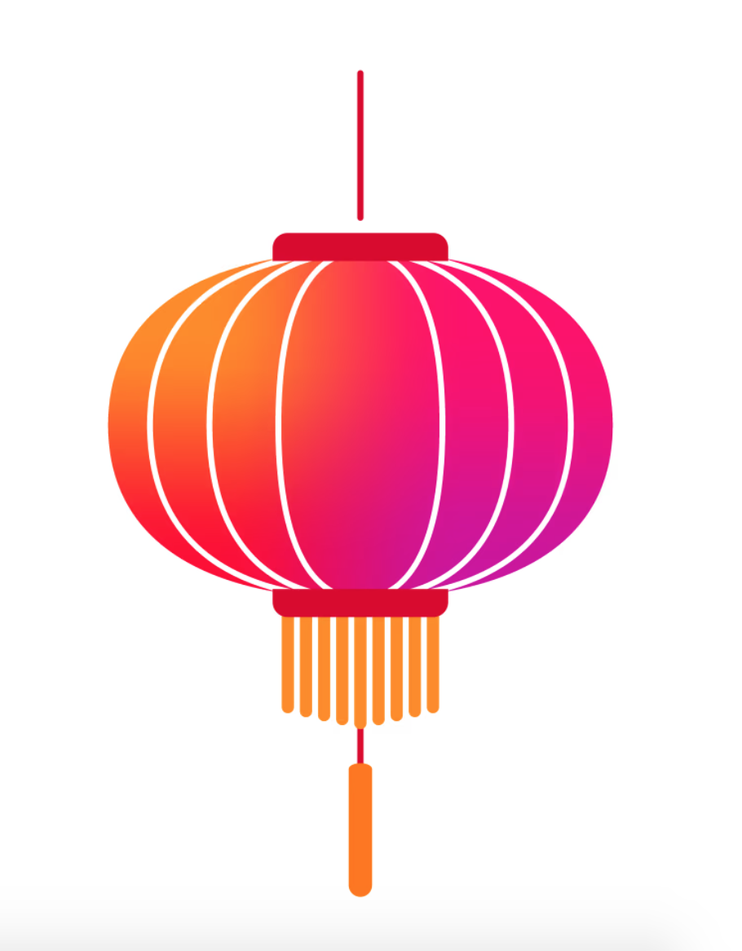
#> input picture Assignment-02/images/input/original.png, 742 x 951 px, shrunk from 910 x 1166 before the run
$ python edge_detection.py   (older library calls are emulated)
#> lines starting #> are read from the running program, lines starting #| are printed output that depends on the picture; after the words box and inside, x2 and y2 are one past the last pixel; in counts of white or black regions, pixels touching at a corner belong together
from pathlib import Path  # Import Path for safe and convenient file paths.

import cv2  # Import OpenCV for image filtering and edge detection.

import numpy as np  # Import NumPy for arrays and mathematical calculations.

import matplotlib.pyplot as plt  # Import Matplotlib for displaying comparison results.


script_dir = Path(__file__).resolve().parent  # Find the directory containing this Python program.

assignment_dir = script_dir.parent  # Move one directory upward to Assignment-02.

input_dir = assignment_dir / "images" / "input"  # Define the input-image folder.

output_dir = assignment_dir / "images" / "output"  # Define the output-image folder.

output_dir.mkdir(parents=True, exist_ok=True)  # Create the output directory if it does not already exist.


input_path = input_dir / "original.png"  # Define the path of the original input image.


image = cv2.imread(str(input_path), cv2.IMREAD_GRAYSCALE)  # Read the original image directly in grayscale.
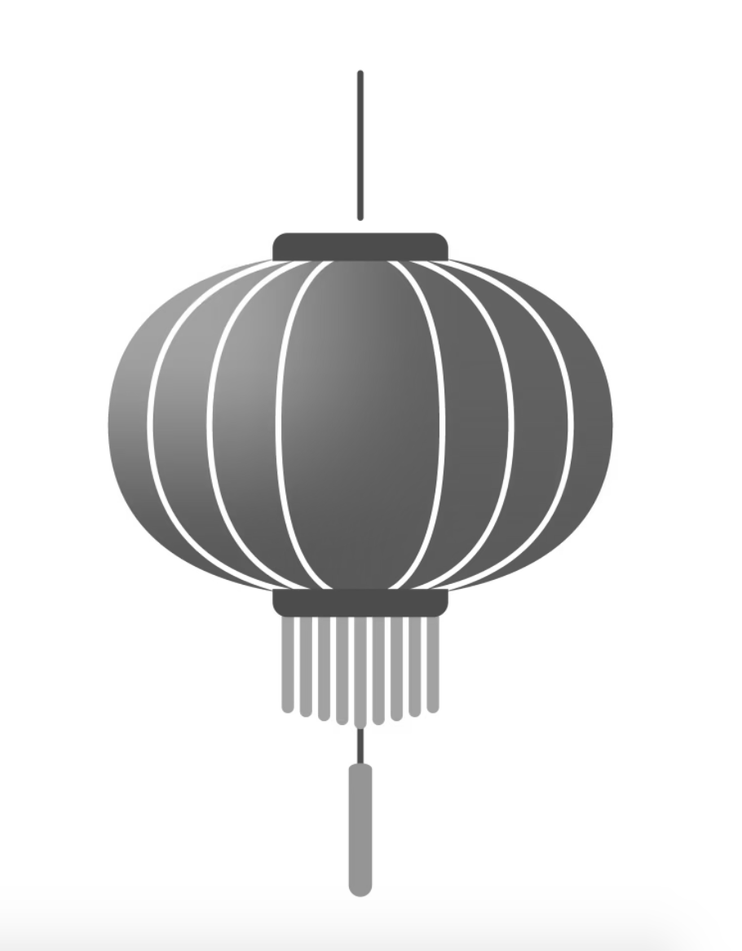
#> image: shape (951, 742); min 69, max 255, mean 223.7


if image is None:  # Check whether OpenCV successfully loaded the image.

    raise FileNotFoundError(f"Image not found: {input_path}")  # Stop the program if the input image cannot be found.


kernel_x = np.array([[-0.5, 0.0, 0.5]], dtype=np.float64)  # Create the first-order horizontal derivative kernel.


kernel_y = np.array([[-0.5], [0.0], [0.5]], dtype=np.float64)  # Create the first-order vertical derivative kernel.


first_gx = cv2.filter2D(image, cv2.CV_64F, kernel_x, borderType=cv2.BORDER_REPLICATE)  # Calculate first-order horizontal derivative Gx.
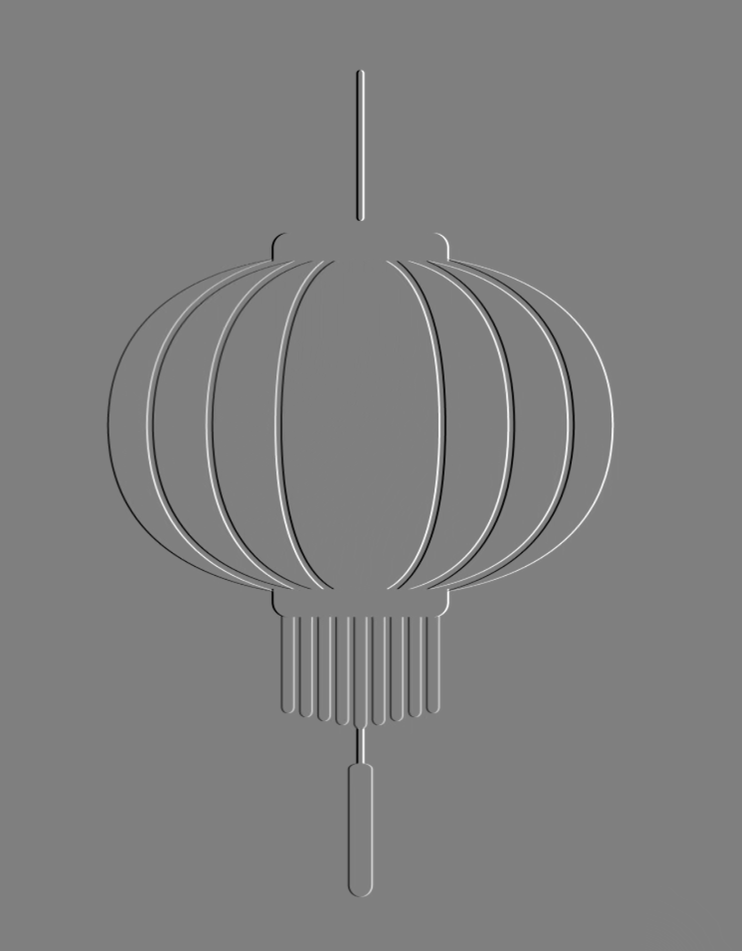
#> first_gx: shape (951, 742) float64; min -87, max 86.5, mean 0; drawn with min black and max white


first_gy = cv2.filter2D(image, cv2.CV_64F, kernel_y, borderType=cv2.BORDER_REPLICATE)  # Calculate first-order vertical derivative Gy.
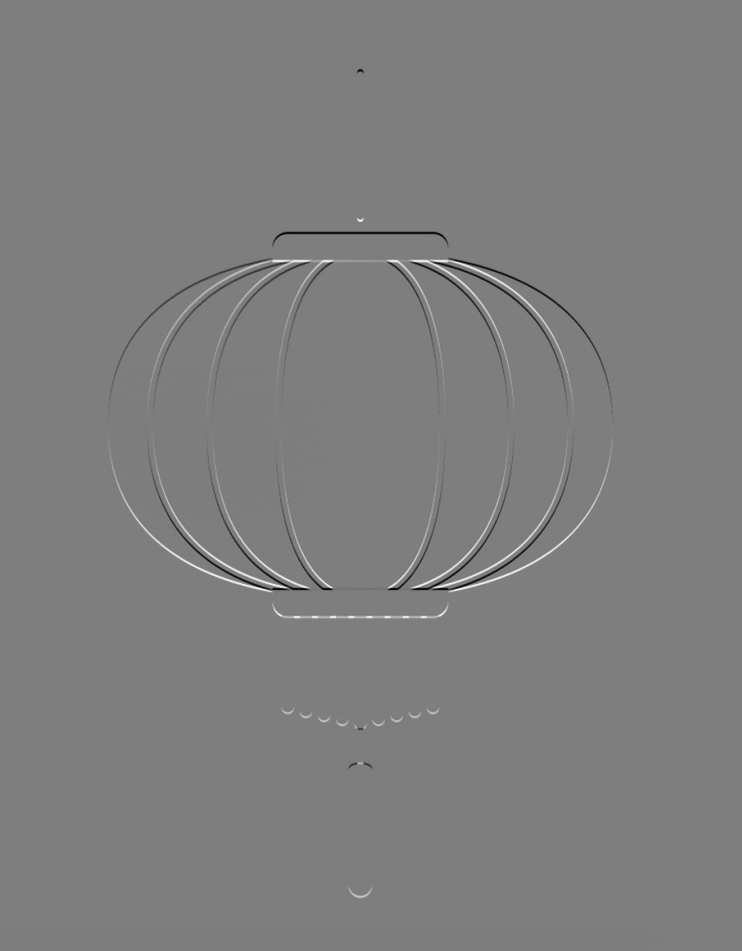
#> first_gy: shape (951, 742) float64; min -85, max 87, mean 0; drawn with min black and max white


first_gx_display = cv2.convertScaleAbs(first_gx)  # Convert Gx absolute values into an 8-bit image for display.


first_gy_display = cv2.convertScaleAbs(first_gy)  # Convert Gy absolute values into an 8-bit image for display.
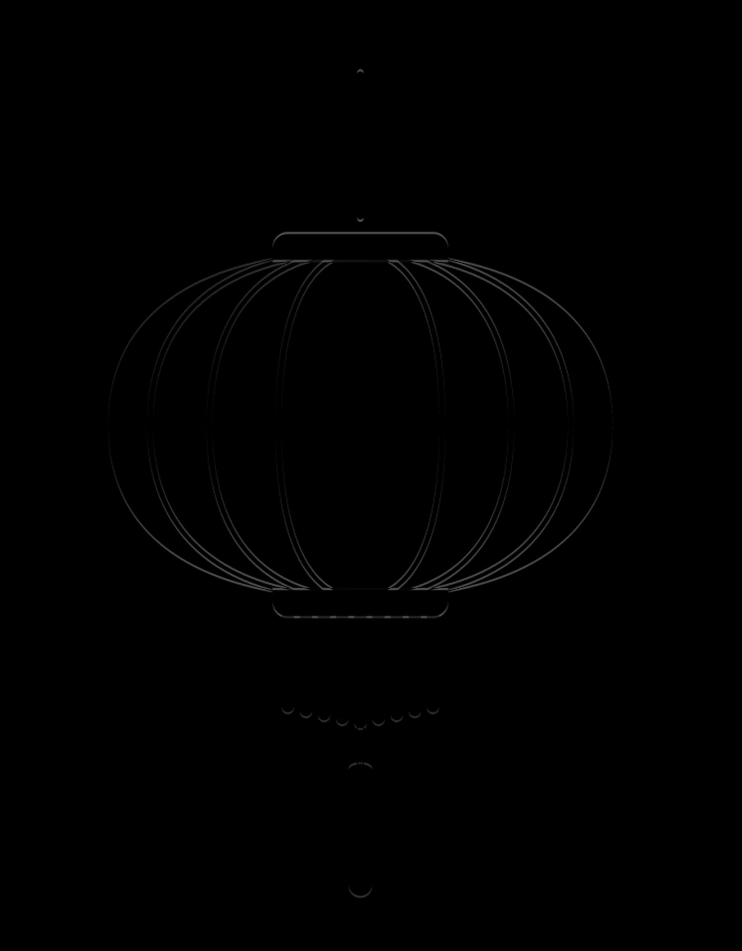
#> first_gy_display: shape (951, 742); min 0, max 87, mean 0.7


sobel_gx = cv2.Sobel(image, cv2.CV_64F, 1, 0, ksize=3)  # Calculate the Sobel derivative in the x-direction.


sobel_gy = cv2.Sobel(image, cv2.CV_64F, 0, 1, ksize=3)  # Calculate the Sobel derivative in the y-direction.


sobel_magnitude = np.sqrt((sobel_gx ** 2) + (sobel_gy ** 2))  # Combine Sobel Gx and Gy to calculate non-directional edge strength.


sobel_display = cv2.normalize(sobel_magnitude, None, 0, 255, cv2.NORM_MINMAX)  # Normalize Sobel magnitude into the range 0 to 255.


sobel_display = sobel_display.astype(np.uint8)  # Convert the normalized Sobel result into an 8-bit image.


blurred_image = cv2.GaussianBlur(image, (5, 5), 1.0)  # Smooth the image before Laplacian and Canny processing.


laplacian = cv2.Laplacian(blurred_image, cv2.CV_64F, ksize=1)  # Calculate the second-order Laplacian response.
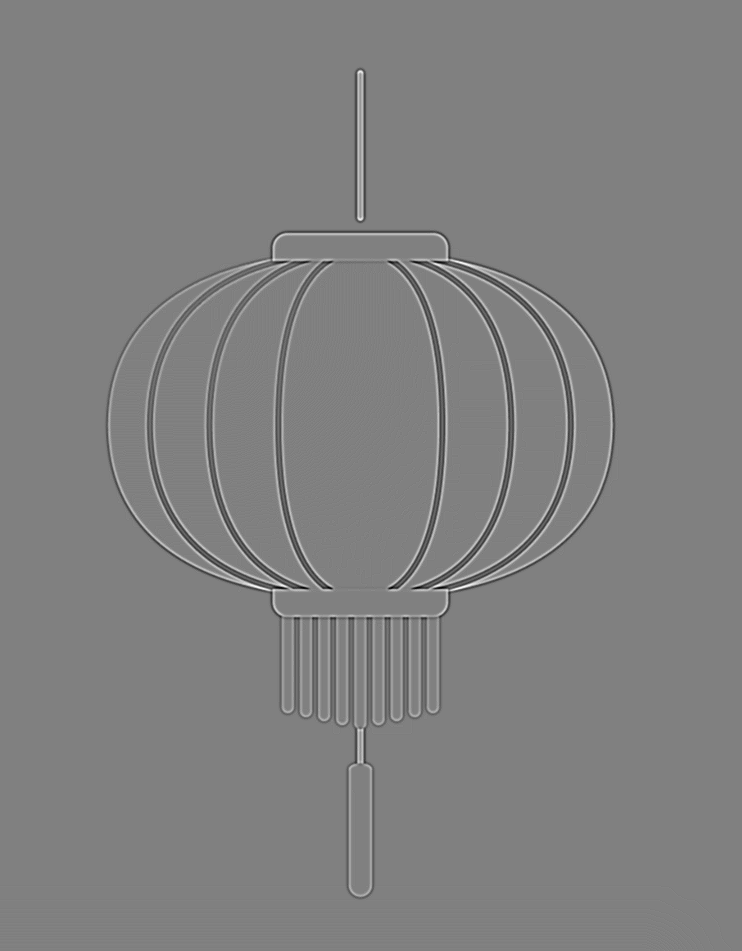
#> laplacian: shape (951, 742) float64; min -60, max 59, mean 0; drawn with min black and max white


laplacian_display = cv2.convertScaleAbs(laplacian)  # Convert the absolute Laplacian response into an 8-bit display image.


low_threshold = 100  # Define the lower threshold used by the Canny detector.


high_threshold = 200  # Define the upper threshold used by the Canny detector.


canny_edges = cv2.Canny(blurred_image, low_threshold, high_threshold, L2gradient=True)  # Perform Canny edge detection.
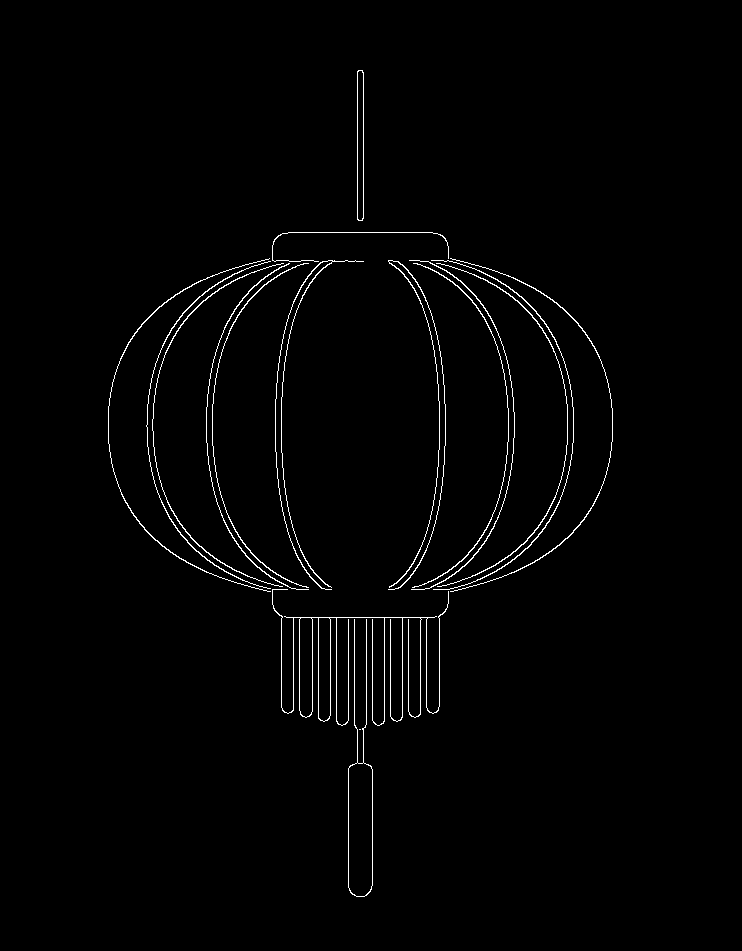
#> canny_edges: shape (951, 742); 1.4% white in thin lines or dots, all inside (x1, y1, x2, y2) = (108, 70, 613, 897)


cv2.imwrite(str(output_dir / "01_original_grayscale.png"), image)  # Save the original grayscale image.


cv2.imwrite(str(output_dir / "02_first_order_horizontal_Gx.png"), first_gx_display)  # Save the first-order horizontal derivative result.


cv2.imwrite(str(output_dir / "03_first_order_vertical_Gy.png"), first_gy_display)  # Save the first-order vertical derivative result.


cv2.imwrite(str(output_dir / "04_sobel_magnitude.png"), sobel_display)  # Save the Sobel magnitude edge image.


cv2.imwrite(str(output_dir / "05_laplacian_edges.png"), laplacian_display)  # Save the Laplacian edge-detection result.


cv2.imwrite(str(output_dir / "06_canny_edges.png"), canny_edges)  # Save the Canny edge-detection result.


figure, axes = plt.subplots(2, 3, figsize=(15, 10))  # Create a two-row and three-column comparison figure.


axes[0, 0].imshow(image, cmap="gray")  # Display the original grayscale image.

axes[0, 0].set_title("Original Grayscale Image")  # Add the title for the original image.


axes[0, 1].imshow(first_gx_display, cmap="gray")  # Display the first-order horizontal derivative.

axes[0, 1].set_title("First-Order Gx\nVertical Edge Response")  # Explain that Gx responds strongly to vertical edges.


axes[0, 2].imshow(first_gy_display, cmap="gray")  # Display the first-order vertical derivative.

axes[0, 2].set_title("First-Order Gy\nHorizontal Edge Response")  # Explain that Gy responds strongly to horizontal edges.


axes[1, 0].imshow(sobel_display, cmap="gray")  # Display the non-directional Sobel magnitude.

axes[1, 0].set_title("Sobel Magnitude")  # Add the Sobel result title.


axes[1, 1].imshow(laplacian_display, cmap="gray")  # Display the Laplacian edge result.

axes[1, 1].set_title("Laplacian")  # Add the Laplacian result title.


axes[1, 2].imshow(canny_edges, cmap="gray")  # Display the final Canny edge image.

axes[1, 2].set_title("Canny Edge Detection")  # Add the Canny result title.


for axis in axes.ravel():  # Loop through every image position in the comparison figure.

    axis.axis("off")  # Remove coordinate axes from every displayed image.


plt.tight_layout()  # Automatically improve spacing between the six images.


plt.savefig(output_dir / "07_edge_detection_comparison.png", dpi=300, bbox_inches="tight")  # Save a high-resolution comparison image.


plt.show()  # Display the complete comparison figure on the screen.


plt.close()  # Close the comparison figure after it has been displayed.


print("Image loaded successfully:", input_path)  # Confirm successful loading of the input image.


print("First-order horizontal derivative completed.")  # Confirm Gx processing.


print("First-order vertical derivative completed.")  # Confirm Gy processing.


print("Sobel magnitude edge detection completed.")  # Confirm Sobel processing.


print("Laplacian edge detection completed.")  # Confirm Laplacian processing.


print("Canny edge detection completed.")  # Confirm Canny processing.


print("Canny low threshold:", low_threshold)  # Display the selected lower Canny threshold.


print("Canny high threshold:", high_threshold)  # Display the selected upper Canny threshold.


print("All output images saved in:", output_dir)  # Display the output directory location.
